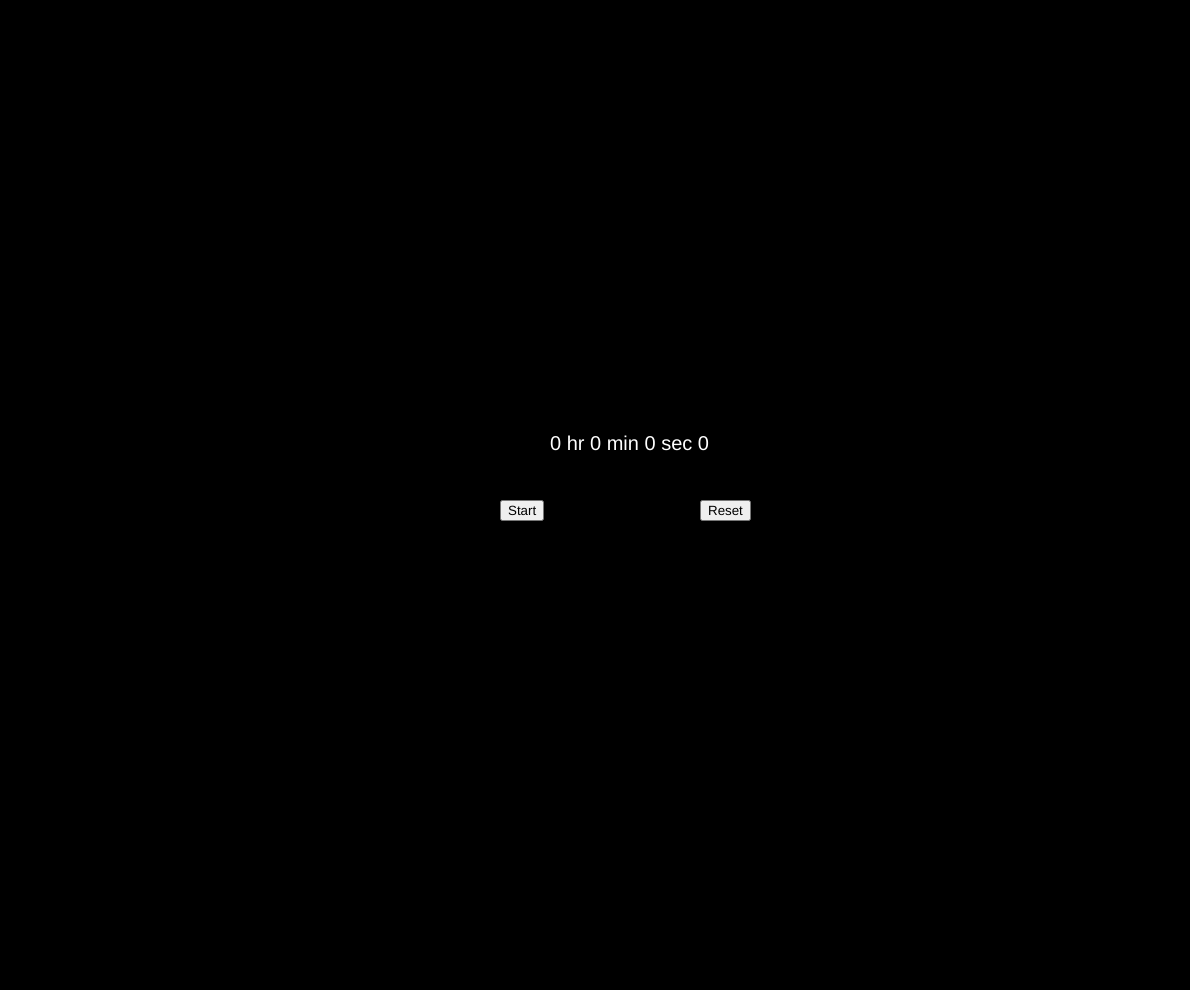
Frame 1 (no input)
Frame 60 (no input): identical to frame 1, image omitted
Frame 120 (the mouse pressed at the canvas centre since frame 60): identical to frame 1, image omitted

The p5.js sketch that drew this single still picture (run headless with seeded random() and noise() and a simulated clock; from frame 60 on, the mouse is pressed at the canvas centre):

// p5.js sketch
// ── sketch.js

var time;
var start;
var stop;
var reset;
var play;
var hr;
var min;
var sec;
function setup() {

	createCanvas(windowWidth-10, windowHeight-10)
	play = false;
	time = 0;
	start = createButton("Start"); 
  	start.position(windowWidth/2-100,windowHeight/2);
  	start.mousePressed(startF);
  	reset = createButton("Reset"); 
  	reset.position(windowWidth/2+100,windowHeight/2);
  	reset.mousePressed(resetF);

  	hr = 0;
  	min = 0;
  	sec = 0;
  	time = 0;


}


function startF()
{
	play = true;
	start.remove();
	stop = createButton("Stop"); 
  	stop.position(windowWidth/2-100,windowHeight/2);
  	stop.mousePressed(stopF);
}
function stopF()
{
	play = false;
	stop.remove();
	start = createButton("Start"); 
  	start.position(windowWidth/2-100,windowHeight/2);
  	start.mousePressed(startF);

}
function resetF()
{
	time = 0;
	hr = 0;
  	min = 0;
  	sec = 0;
	play = false;
	stop.remove();
	start = createButton("Start"); 
  	start.position(windowWidth/2-100,windowHeight/2);
  	start.mousePressed(startF);

}


function draw() {
	if(play)
	{
		time++;
	}
	background("black")
	textSize(20);

	if(time>59)
	{
		sec++;
		time = 0
	}
	if(sec>59)
	{
		min++
		sec = 0
	}
	if(min>59)
	{
		hr++
		min = 0
	}
	fill('white')
	text(hr+" hr "+ min+" min "+ sec+" sec "+time, windowWidth/2-50,windowHeight/2-50)
	rectMode(CORNERS)
	/*push();
	fill("red")
	rect(10,10,10+time*10,20)
	rect(10,20,10+sec*10,30)
	rect(10,30,10+min*10,40)
	rect(10,40,10+hr*10,50)
	pop();*/

	push();
	
	strokeWeight(15)
	noFill()
	stroke("cyan")
	arc(windowWidth/2+25,windowHeight/2,400,400,-PI/2,map(time,0,59,0,2*PI)-PI/2)
	stroke("pink")
	arc(windowWidth/2+25,windowHeight/2,440,440,-PI/2,map(sec,0,59,0,2*PI)-PI/2)
	stroke("lime")
	arc(windowWidth/2+25,windowHeight/2,480,480,-PI/2,map(min,0,59,0,2*PI)-PI/2)
	stroke("orange	")
	arc(windowWidth/2+25,windowHeight/2,520,520,-PI/2,map(hr,0,59,0,2*PI)-PI/2)
	
	pop();




}
